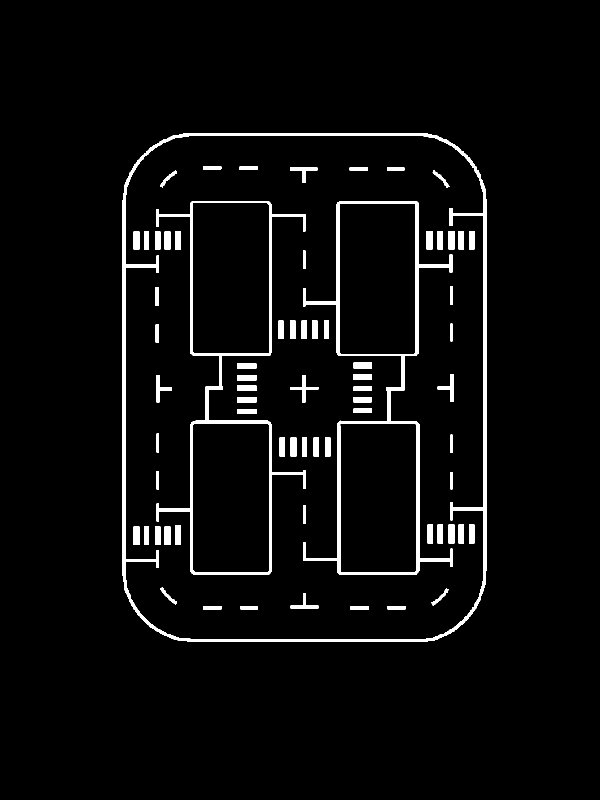
#> input picture ultra96/ROOT_FS/app/fad/data/RoutePlanner/line.png, 1200 x 1600 px (shown at 1/2 size)
$ python make_points.py
#> lines starting #> are read from the running program, lines starting #| are printed output that depends on the picture; after the words box and inside, x2 and y2 are one past the last pixel; in counts of white or black regions, pixels touching at a corner belong together
# MIT License
#
# Copyright (c) 2019 Atsushi Takada
#
# Permission is hereby granted, free of charge, to any person obtaining a copy
# of this software and associated documentation files (the "Software"), to deal
# in the Software without restriction, including without limitation the rights
# to use, copy, modify, merge, publish, distribute, sublicense, and/or sell
# copies of the Software, and to permit persons to whom the Software is
# furnished to do so, subject to the following conditions:
#
# The above copyright notice and this permission notice shall be included in all
# copies or substantial portions of the Software.
#
# THE SOFTWARE IS PROVIDED "AS IS", WITHOUT WARRANTY OF ANY KIND, EXPRESS OR
# IMPLIED, INCLUDING BUT NOT LIMITED TO THE WARRANTIES OF MERCHANTABILITY,
# FITNESS FOR A PARTICULAR PURPOSE AND NONINFRINGEMENT. IN NO EVENT SHALL THE
# AUTHORS OR COPYRIGHT HOLDERS BE LIABLE FOR ANY CLAIM, DAMAGES OR OTHER
# LIABILITY, WHETHER IN AN ACTION OF CONTRACT, TORT OR OTHERWISE, ARISING FROM,
# OUT OF OR IN CONNECTION WITH THE SOFTWARE OR THE USE OR OTHER DEALINGS IN THE
# SOFTWARE.

# python2
# point on the local map ---> write yaml

# To Use
# $ sudo apt install python-pip
# $ pip install python-opencv
# $ pip install yaml

import math
import time
import cv2
import yaml

class mouseParam:
    def __init__(self, input_img_name):

        self.mouseEvent = {"x":None, "y":None, "event":None, "flags":None}

        cv2.setMouseCallback(input_img_name, self.__CallBackFunc, None)


    def __CallBackFunc(self, eventType, x, y, flags, userdata):

        self.mouseEvent["x"] = x
        self.mouseEvent["y"] = y
        self.mouseEvent["event"] = eventType
        self.mouseEvent["flags"] = flags


    def getData(self):
        return self.mouseEvent


    def getEvent(self):
        return self.mouseEvent["event"]


    def getFlags(self):
        return self.mouseEvent["flags"]


    def getX(self):
        return self.mouseEvent["x"]


    def getY(self):
        return self.mouseEvent["y"]


    def getPos(self):
        return (self.mouseEvent["x"], self.mouseEvent["y"])

def get_norm(point1,point2):
        absx = abs(point1[0] - point2[0])
        absy = abs(point1[1] - point2[1])
        return math.sqrt(absx*absx + absy*absy)

if __name__ == "__main__":
    save_filepath = "../../ultra96/ROOT_FS/app/fad/data/RoutePlanner/"

    #print("enter img_filepath(.png)")
    # img_filepath = raw_input(">>")
    # read = cv2.imread(save_filepath + img_filepath)
    read = cv2.imread(save_filepath + "line.png")
#> read is the input picture: shape (1600, 1200, 3); 3.8% white; 70 white regions, largest, box (x1, y1, x2, y2) and area: (245, 266, 974, 1284) 21398, (606, 403, 905, 1150) 14307, (313, 402, 612, 1150) 13871
    rows , cols, c = read.shape
#> rows = 1600; cols = 1200; c = 3

    candidate_points = []

    mark_color = (128, 128, 128)

    for i in range(0, cols, 10):
        for j in range(0, rows, 10):
            cv2.circle(read, (i, j), 3, color=mark_color, thickness=-1)
            candidate_points.append((i,j))
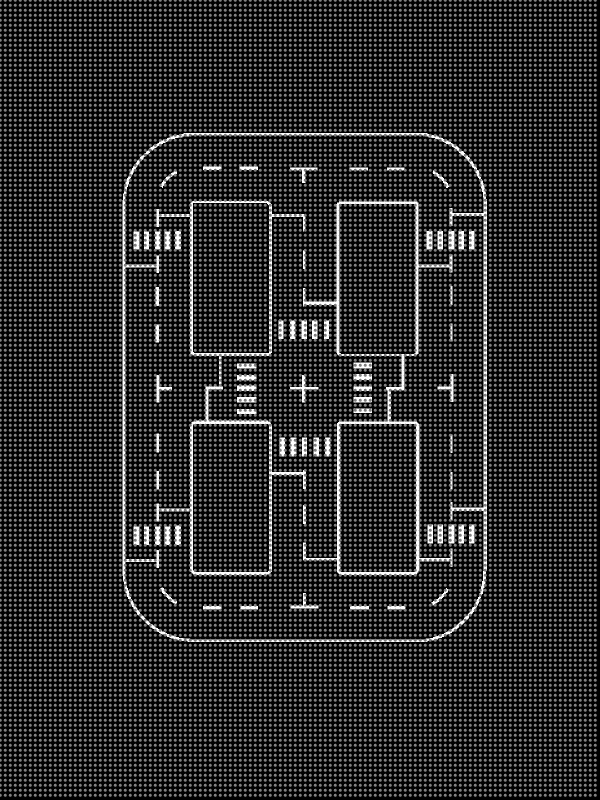
#> read: shape (1600, 1200, 3) (shown at 1/2 size); min 0, max 255, mean 43.8
#> after the loop, candidate_points = 19200 pairs, first value 0 to 1190, second value 0 to 1590


    window_name = "input window"
    cv2.namedWindow(window_name, cv2.WINDOW_KEEPRATIO | cv2.WINDOW_NORMAL)
    cv2.imshow(window_name, read)

    mouseData = mouseParam(window_name)

    yaml_data0 = []
    yaml_data1 = []
    yaml_data2 = []
    yaml_data3 = []
    yaml_data4 = []

    point_num0 = 0
    point_num1 = 0
    point_num2 = 0
    point_num3 = 0
    point_num4 = 0

    mode = 0
    str_mode = str(mode)

    cv2.putText(read, "mode: "+str_mode, (500, 170), cv2.FONT_HERSHEY_SIMPLEX, 1.0, (255, 255, 255), thickness=2)

    cv2.putText(read, "mode0: outside"     , (800,  50), cv2.FONT_HERSHEY_SIMPLEX, 1.0, (255, 255, 255), thickness=2)
    cv2.putText(read, "mode1: upper   left", (800,  80), cv2.FONT_HERSHEY_SIMPLEX, 1.0, (255, 255, 255), thickness=2)
    cv2.putText(read, "mode2: upper  right", (800, 110), cv2.FONT_HERSHEY_SIMPLEX, 1.0, (255, 255, 255), thickness=2)
    cv2.putText(read, "mode3: bottom  left", (800, 140), cv2.FONT_HERSHEY_SIMPLEX, 1.0, (255, 255, 255), thickness=2)
    cv2.putText(read, "mode4: bottom right", (800, 170), cv2.FONT_HERSHEY_SIMPLEX, 1.0, (255, 255, 255), thickness=2)
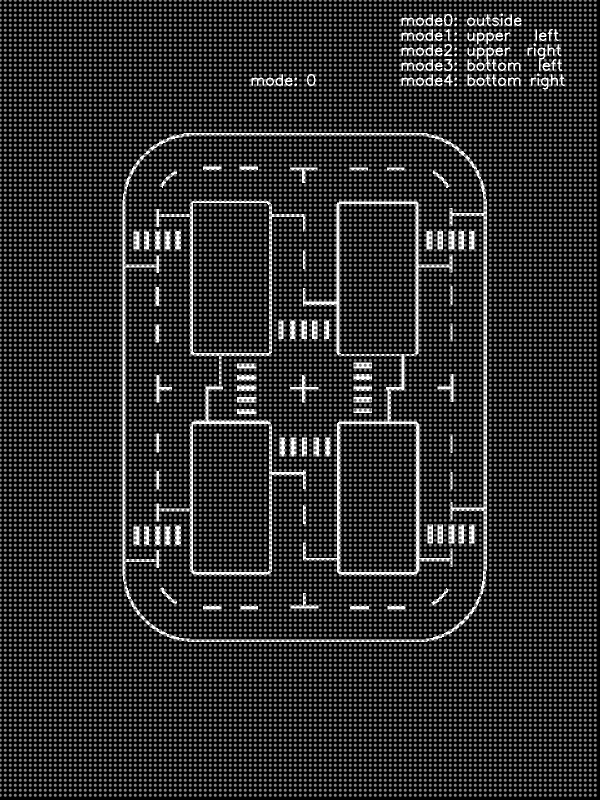
#> read: shape (1600, 1200, 3) (shown at 1/2 size); min 0, max 255, mean 45

    cv2.putText(read, "quit: q", (300,  50), cv2.FONT_HERSHEY_SIMPLEX, 1.0, (255, 255, 255), thickness=2)
#> read: shape (1600, 1200, 3); 0.03% of pixels changed, all inside (x1, y1, x2, y2) = (302, 27, 401, 59)
    cv2.putText(read, "next: n", (300,  80), cv2.FONT_HERSHEY_SIMPLEX, 1.0, (255, 255, 255), thickness=2)
#> read: shape (1600, 1200, 3); min 0, max 255, mean 45.2
    cv2.putText(read, "back: b", (300, 110), cv2.FONT_HERSHEY_SIMPLEX, 1.0, (255, 255, 255), thickness=2)

    cv2.putText(read, "is not stop line : leftclick" , (20,  200), cv2.FONT_HERSHEY_SIMPLEX, 1.0, (255, 255, 255), thickness=2)
    cv2.putText(read, "is stop line     : rightclick", (20,  250), cv2.FONT_HERSHEY_SIMPLEX, 1.0, (255, 255, 255), thickness=2)
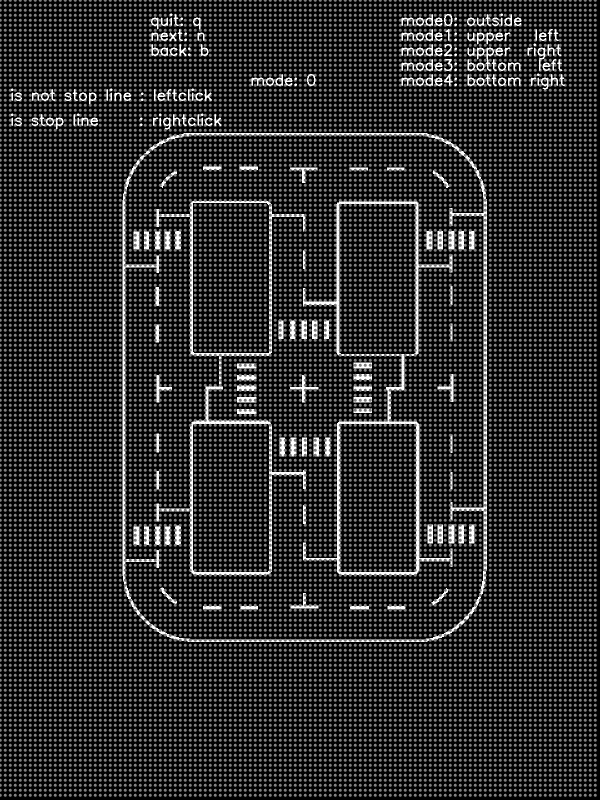
#> read: shape (1600, 1200, 3) (shown at 1/2 size); min 0, max 255, mean 45.8

    while mode < 5:
        while 1:
            cv2.imshow(window_name, read)
            if cv2.waitKey(1) & 0xFF == ord("q"):
#> (key q is pressed here)
                exit()
#> (the program exits here)
